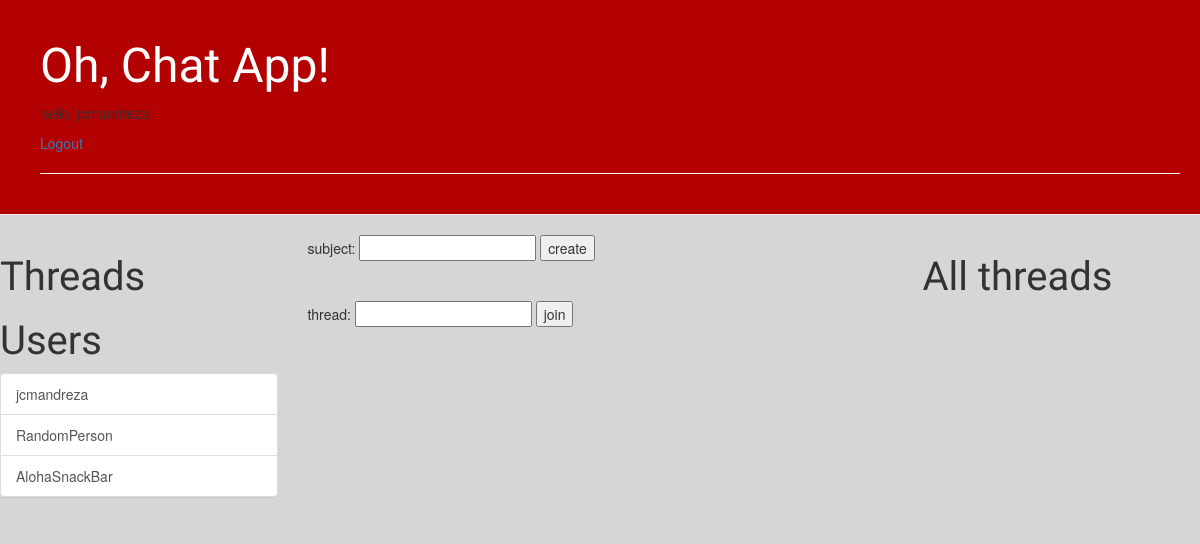
Before: / (signed in) with the older database file.
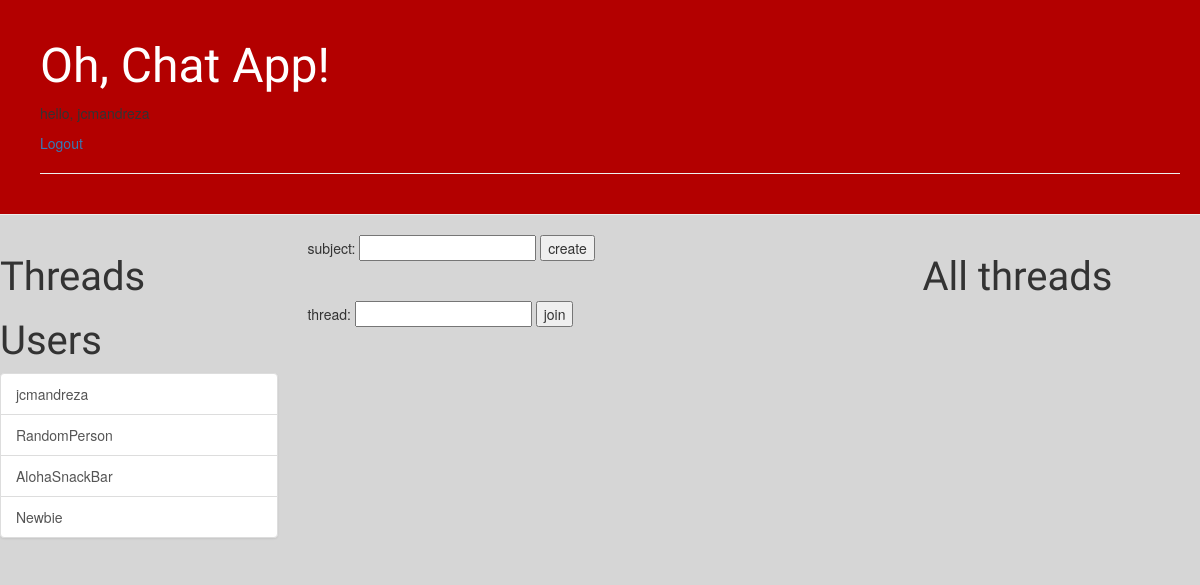
After: the same page with the newer database file.
### messenger/models.py (models this page shows, shortened)
class Profile(models.Model):
	first_name = models.CharField(max_length=30, blank = False)
	last_name = models.CharField(max_length=30, blank = False)
	owner = models.OneToOneField(User, related_name='profile')
	thread = models.ManyToManyField(MessageThread,
		related_name = '_thread', through = 'ProfileThread')

### dashboard/views.py (the view)
# urls.py: 2. Add a URL to urlpatterns:  url(r'^$', views.home, name='home')
@login_required
def home(request):
    context = {
        'threads': MessageThread.objects.filter(participants=request.user).order_by('-when_created'),
        'users' : Profile.objects.all(),
        'allthreads':MessageThread.objects.all().order_by('-when_created')
    }
    return render(request, 'dashboard/home.html',context = context)

### dashboard/templates/dashboard/home.html (shortened to what this page needs)
{% extends 'dashboard/base.html' %}
{% block content %}
  <div class = "row">
        <div class="col-md-3">
            <h3> Threads</h3>
            <h3> Users</h3>
            <div class="list-group">
                {% for user in users %}
                    <a href="{% url 'home' %}" class="list-group-item">{{user.owner}}</a>
                {% endfor %}
            </div>
        </div>
        <div class="col-md-6">
            {% block details %}
                <form id="createthreads">
                    subject: <input type="text" name="t_subject" id="create_subject">
                    <button>create</button>
                </form>
                <br>
                <br>
                <form id="jointhreads">
                    thread: <input type="text" name="t_subject" id="join_subject">
                    <button>join</button>
                </form>
            {% endblock%}
        </div>
        <div class="col-md-3">
            <h3>All threads</h3>
        </div>
    </div>
{% endblock %}

Changed rows visible on the page:
added Profile: owner "Newbie"
